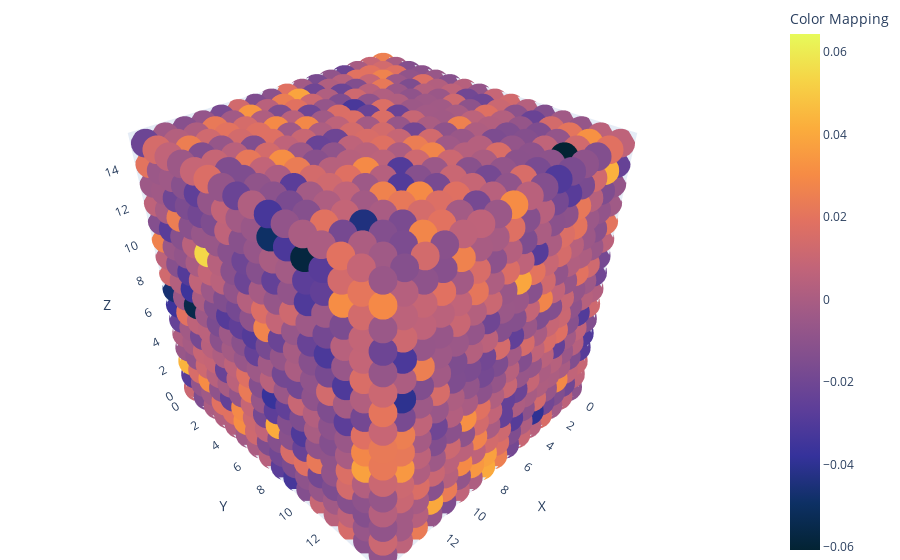

The cell this chart's notebook holds for it:
### Code cell
import numpy as np
import plotly.graph_objs as go

# Create a 4x4x4 random matrix for demonstration purposes
matrix = np.random.rand(Ng, Ng, Ng)

# Define a colormap (e.g., "viridis") to map values to colors
cmap = 'thermal'

# Create a 3D scatter plot
x, y, z = np.meshgrid(np.arange(Ng), np.arange(Ng), np.arange(Ng))
## flatten the 4x4x4 matrix for mapping colors
values = U.flatten()
colors = np.array(values)
hover_text = [f"Value: {val:.2f}" for val in values]

scatter = go.Scatter3d(
    x=x.flatten(),
    y=y.flatten(),
    z=z.flatten(),
    mode='markers',
    marker=dict(
        size=10,
        color=colors,
        colorscale=cmap,
        colorbar=dict(title="Color Mapping"),
    ),
    text=hover_text,
    hoverinfo='text',
)

layout = go.Layout(
    scene=dict(
        xaxis=dict(title='X'),
        yaxis=dict(title='Y'),
        zaxis=dict(title='Z'),
    ),
    margin=dict(l=0, r=0, b=0, t=0),
)

fig = go.Figure(data=[scatter], layout=layout)

fig.show()

### Figure 1 — Plotly figure (JSON) as saved in the notebook; plotly's stock layout.template omitted (floating-point values rounded to 4 significant figures; data arrays with more than 128 entries replaced by an {"elided": "..."} marker saying what was removed)
{"data": [{"hoverinfo": "text", "marker": {"color": {"elided": "4096 float values"}, "colorbar": {"title": {"text": "Color Mapping"}}, "colorscale": [[0, "rgb(3, 35, 51)"], [0.09091, "rgb(13, 48, 100)"], [0.1818, "rgb(53, 50, 155)"], [0.2727, "rgb(93, 62, 153)"], [0.3636, "rgb(126, 77, 143)"], [0.4545, "rgb(158, 89, 135)"], [0.5455, "rgb(193, 100, 121)"], [0.6364, "rgb(225, 113, 97)"], [0.7273, "rgb(246, 139, 69)"], [0.8182, "rgb(251, 173, 60)"], [0.9091, "rgb(246, 211, 70)"], [1, "rgb(231, 250, 90)"]], "size": 10}, "mode": "markers", "text": {"elided": "4096 str values"}, "type": "scatter3d", "x": {"elided": "4096 int values"}, "y": {"elided": "4096 int values"}, "z": {"elided": "4096 int values"}}], "layout": {"margin": {"b": 0, "l": 0, "r": 0, "t": 0}, "scene": {"xaxis": {"title": {"text": "X"}}, "yaxis": {"title": {"text": "Y"}}, "zaxis": {"title": {"text": "Z"}}}}}
